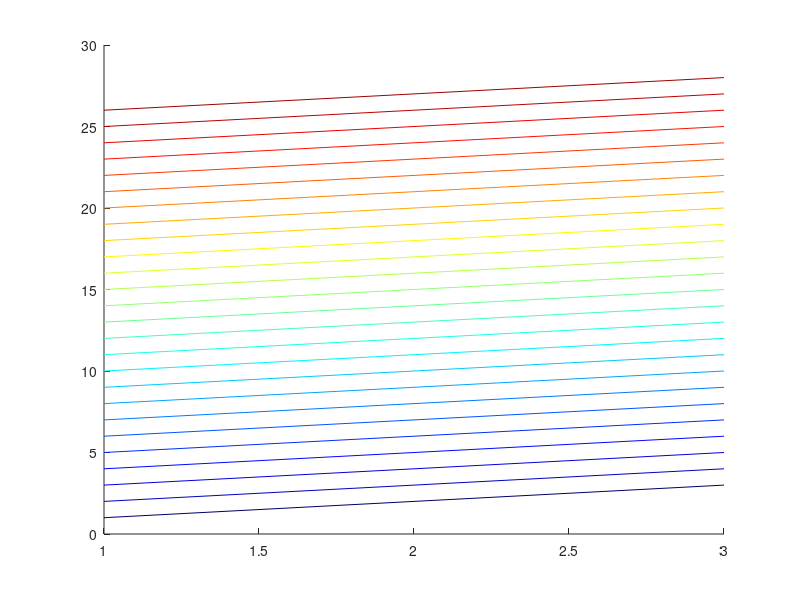

The MATLAB source for this figure:
num_colors = 26; % number of different colors you need 
                 % (as many as lines you are planning to plot)

colors = resample(jet,num_colors,64);

%find neg num and num>1 generated by the interpolation mechanism used by
% resampe
neg = find(colors<0);
colors(neg)= 0;
too_big = find(colors>1);
colors(too_big) = 1;

figure
hold on
for m = 1 : num_colors,
    h(m) = plot([1 2 3],[m m+1 m+2]); % just plotting parallel lines as an example
    set(h(m),'Color',colors(m,:))
end